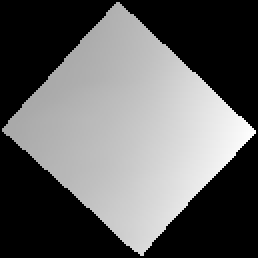
#> input picture research/handoffs/pherc0800-support-20261010/inputs/meshes/20251028222030/mesh.x.tif, 129 x 129 px, found by its file name (shown 2 times larger); its folder holds 3 pictures in this run
$ python plan_transfer.py
#> lines starting #> are read from the running program, lines starting #| are printed output that depends on the picture
"""Enumerate global-grid ROI tiles and conservative source work, without fetching it."""
from pathlib import Path
import sys,json,itertools,hashlib
import numpy as np,tifffile
from prepare import pin,save
P=Path(__file__).resolve().parent;W=P/'work';R=P.parent;LAB=P.parents[1]
sys.path.insert(0,str(R/'fortyeighth-experiment'));from support import reconstruct,corner_envelope
G=LAB/'data/experiments/pherc0800-larger-geometry/20251028222030'
mesh=np.stack([tifffile.imread(G/f'mesh.{a}.tif') for a in 'xyz'],-1)
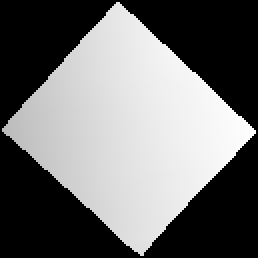
#> input picture research/handoffs/pherc0800-support-20261010/inputs/meshes/20251028222030/mesh.y.tif, 129 x 129 px, found by its file name (shown 2 times larger)
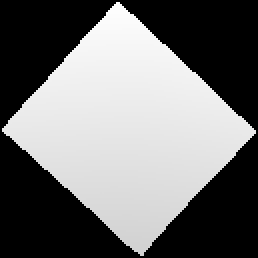
#> input picture research/handoffs/pherc0800-support-20261010/inputs/meshes/20251028222030/mesh.z.tif, 129 x 129 px, found by its file name (shown 2 times larger)
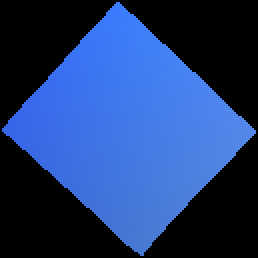
#> mesh: shape (129, 129, 3) float32 (shown 2 times larger); mean R, G, B 1694.6, 3067.7, 5881.2; drawn with min black and max white
#> (the run stopped early here; a loop or call above may not have finished)
